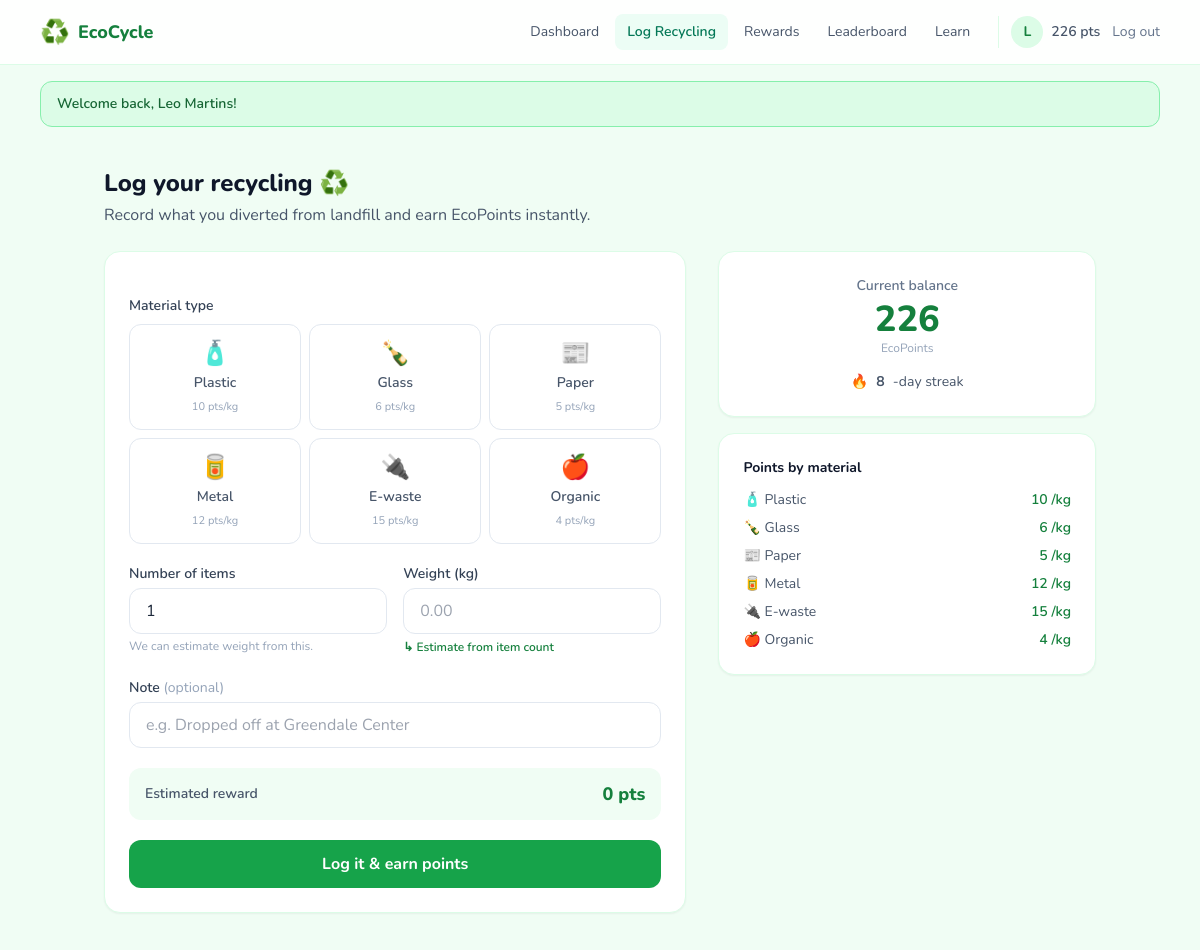
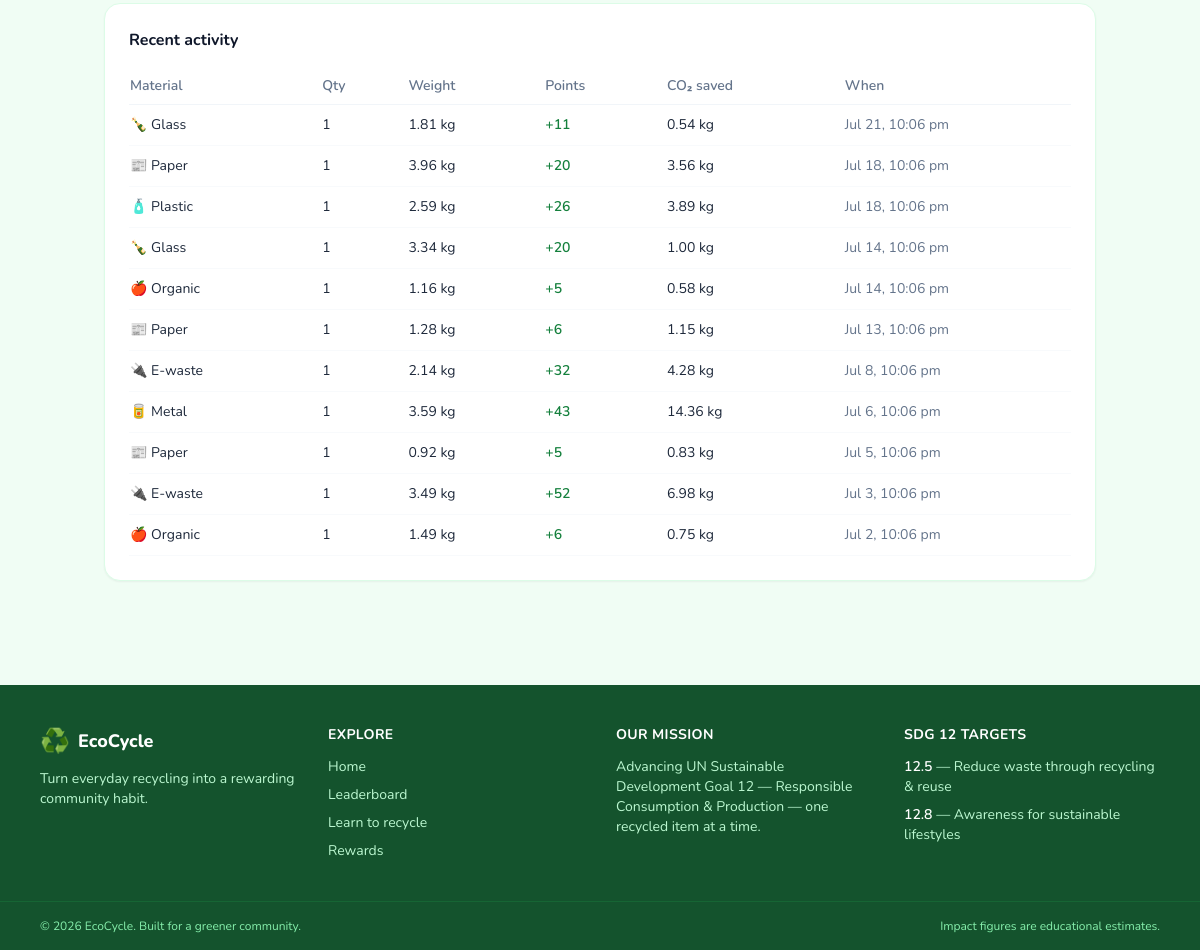
Screenshot of /log.php (signed in) with the database file from the repository (2 pictures, top to bottom).
### tables this page shows
CREATE TABLE `users` (
  `id` int(11) NOT NULL,
  `name` varchar(120) NOT NULL,
  `email` varchar(190) NOT NULL,
  `password_hash` varchar(255) NOT NULL,
  `neighborhood` varchar(120) NOT NULL DEFAULT 'Greendale',
  `points_balance` int(11) NOT NULL DEFAULT 0,
  `total_points` int(11) NOT NULL DEFAULT 0,
  `streak_count` int(11) NOT NULL DEFAULT 0,
  `last_log_date` date DEFAULT NULL,
  `is_admin` tinyint(1) NOT NULL DEFAULT 0,
  `created_at` datetime NOT NULL DEFAULT current_timestamp()
);

CREATE TABLE `recycling_logs` (
  `id` int(11) NOT NULL,
  `user_id` int(11) NOT NULL,
  `material_type` varchar(30) NOT NULL,
  `quantity` int(11) NOT NULL DEFAULT 1,
  `weight_kg` decimal(8,2) NOT NULL DEFAULT 0.00,
  `points_awarded` int(11) NOT NULL DEFAULT 0,
  `co2_saved_kg` decimal(8,2) NOT NULL DEFAULT 0.00,
  `verification_status` enum('verified','pending') NOT NULL DEFAULT 'verified',
  `note` varchar(255) DEFAULT NULL,
  `created_at` datetime NOT NULL DEFAULT current_timestamp()
);

### includes/functions.php (called while the page is built, shortened)
<?php
require_once __DIR__ . '/../config/config.php';
function materials(): array
{
    return [
        'plastic' => ['label' => 'Plastic',  'icon' => '🧴', 'points_per_kg' => 10, 'co2_per_kg' => 1.50, 'avg_item_kg' => 0.04],
        'glass'   => ['label' => 'Glass',    'icon' => '🍾', 'points_per_kg' => 6,  'co2_per_kg' => 0.30, 'avg_item_kg' => 0.40],
        'paper'   => ['label' => 'Paper',    'icon' => '📰', 'points_per_kg' => 5,  'co2_per_kg' => 0.90, 'avg_item_kg' => 0.10],
        'metal'   => ['label' => 'Metal',    'icon' => '🥫', 'points_per_kg' => 12, 'co2_per_kg' => 4.00, 'avg_item_kg' => 0.03],
        'ewaste'  => ['label' => 'E-waste',  'icon' => '🔌', 'points_per_kg' => 15, 'co2_per_kg' => 2.00, 'avg_item_kg' => 0.30],
        'organic' => ['label' => 'Organic',  'icon' => '🍎', 'points_per_kg' => 4,  'co2_per_kg' => 0.50, 'avg_item_kg' => 0.25],
    ];
}
function isLoggedIn(): bool
{
    return isset($_SESSION['user_id']);
}
function currentUser(): ?array
{
    static $cached = null;
    if ($cached !== null) {
        return $cached;
    }
    $stmt = db()->prepare('SELECT * FROM users WHERE id = ?');
    $stmt->execute([$_SESSION['user_id']]);
    $user = $stmt->fetch();
    $cached = $user ?: null;
    return $cached;
}
function isAdmin(): bool
{
    $user = currentUser();
    return $user !== null && (int) ($user['is_admin'] ?? 0) === 1;
}
function e(?string $value): string
{
    return htmlspecialchars((string) $value, ENT_QUOTES, 'UTF-8');
}
function num($value, int $decimals = 0): string
{
    return number_format((float) $value, $decimals);
}
function takeFlashes(): array
{
    $flashes = $_SESSION['flash'] ?? [];
    return $flashes;
}

### config/config.php (called while the page is built, shortened)
<?php
function db(bool $withDatabase = true): PDO
{
    static $pdo = null;
    if ($pdo instanceof PDO && $withDatabase) {
        return $pdo;
    }
    $dsn = sprintf('mysql:host=%s;port=%s;charset=utf8mb4', DB_HOST, DB_PORT);
    if ($withDatabase) {
        $dsn = sprintf('mysql:host=%s;port=%s;dbname=%s;charset=utf8mb4', DB_HOST, DB_PORT, DB_NAME);
    }
    $options = [
        PDO::ATTR_ERRMODE            => PDO::ERRMODE_EXCEPTION,
        PDO::ATTR_DEFAULT_FETCH_MODE => PDO::FETCH_ASSOC,
        PDO::ATTR_EMULATE_PREPARES   => false,
    ];
    $connection = new PDO($dsn, DB_USER, DB_PASS, $options);
    return $connection;
}

### log.php (the view, shortened to what this page needs)
<?php
require_once __DIR__ . '/includes/functions.php';
$user      = currentUser();
$catalogue = materials();
$histStmt = db()->prepare(
    'SELECT * FROM recycling_logs WHERE user_id = ? ORDER BY created_at DESC LIMIT 25'
);
$histStmt->execute([$user['id']]);
$history = $histStmt->fetchAll();
require __DIR__ . '/includes/header.php';
?>
<section class="max-w-5xl mx-auto px-4 py-10">
    <h1 class="text-2xl font-extrabold text-slate-900">Log your recycling ♻️</h1>
    <p class="mt-1 text-slate-600">Record what you diverted from landfill and earn EcoPoints instantly.</p>
    <div class="mt-6 grid gap-8 lg:grid-cols-5">
        <form method="post" id="logForm" class="lg:col-span-3 bg-white rounded-2xl shadow-sm border border-eco-100 p-6 space-y-5" novalidate>
            <div>
                <span class="block text-sm font-semibold text-slate-700 mb-2">Material type</span>
                <div class="grid grid-cols-3 gap-2" role="radiogroup" aria-label="Material type">
                    <?php foreach ($catalogue as $key => $meta): ?>
                        <label class="cursor-pointer">
                            <span class="flex flex-col items-center gap-1 rounded-xl border border-slate-200 py-3 text-center text-sm font-semibold text-slate-600 peer-checked:border-eco-500 peer-checked:bg-eco-50 peer-checked:text-eco-700 hover:border-eco-300 transition">
                                <span class="text-2xl" aria-hidden="true"><?= $meta['icon'] ?></span>
                                <?= e($meta['label']) ?>
                                <span class="text-[11px] font-normal text-slate-400"><?= $meta['points_per_kg'] ?> pts/kg</span>
                            </span>
                        </label>
                    <?php endforeach; ?>
                </div>
            </div>
            <div class="grid sm:grid-cols-2 gap-4">
                <div>
                    <label for="quantity" class="block text-sm font-semibold text-slate-700">Number of items</label>
                    <input id="quantity" name="quantity" type="number" min="1" value="1"
                           class="mt-1 w-full rounded-xl border border-slate-200 px-4 py-2.5 focus:border-eco-500 focus:ring-eco-500">
                    <p class="mt-1 text-xs text-slate-400">We can estimate weight from this.</p>
                </div>
                <div>
                    <label for="weight_kg" class="block text-sm font-semibold text-slate-700">Weight (kg)</label>
                    <input id="weight_kg" name="weight_kg" type="number" step="0.01" min="0.01" required placeholder="0.00"
                           class="mt-1 w-full rounded-xl border border-slate-200 px-4 py-2.5 focus:border-eco-500 focus:ring-eco-500">
                    <button type="button" id="estimateBtn" class="mt-1 text-xs font-semibold text-eco-700 hover:underline">↳ Estimate from item count</button>
                </div>
            </div>
            <div>
                <label for="note" class="block text-sm font-semibold text-slate-700">Note <span class="font-normal text-slate-400">(optional)</span></label>
                <input id="note" name="note" type="text" maxlength="255" placeholder="e.g. Dropped off at Greendale Center"
                       class="mt-1 w-full rounded-xl border border-slate-200 px-4 py-2.5 focus:border-eco-500 focus:ring-eco-500">
            </div>
            <div class="flex items-center justify-between bg-eco-50 rounded-xl px-4 py-3">
                <span class="text-sm font-semibold text-slate-600">Estimated reward</span>
                <span class="text-lg font-extrabold text-eco-700"><span id="pointsPreview">0</span> pts</span>
            </div>
            <button type="submit" class="w-full py-3 rounded-xl bg-eco-600 text-white font-bold hover:bg-eco-700 transition">Log it &amp; earn points</button>
        </form>
        <aside class="lg:col-span-2 space-y-4">
            <div class="bg-white rounded-2xl shadow-sm border border-eco-100 p-6 text-center">
                <div class="text-sm font-semibold text-slate-500">Current balance</div>
                <div class="mt-1 text-4xl font-extrabold text-eco-700"><?= num($user['points_balance']) ?></div>
                <div class="text-xs text-slate-400">EcoPoints</div>
                <div class="mt-4 flex items-center justify-center gap-2 text-sm text-slate-600">
                    🔥 <span class="font-bold"><?= (int) $user['streak_count'] ?></span>-day streak
                </div>
            </div>
            <div class="bg-white rounded-2xl shadow-sm border border-eco-100 p-6">
                <h2 class="font-bold text-slate-900 text-sm">Points by material</h2>
                <ul class="mt-3 space-y-2 text-sm">
                    <?php foreach ($catalogue as $meta): ?>
                        <li class="flex items-center justify-between">
                            <span class="text-slate-600"><span aria-hidden="true"><?= $meta['icon'] ?></span> <?= e($meta['label']) ?></span>
                            <span class="font-semibold text-eco-700"><?= $meta['points_per_kg'] ?> /kg</span>
                        </li>
                    <?php endforeach; ?>
                </ul>
            </div>
        </aside>
    </div>
    <div class="mt-10 bg-white rounded-2xl shadow-sm border border-eco-100 p-6">
        <h2 class="font-bold text-slate-900">Recent activity</h2>
        <?php if (!$history): ?>
            <p class="mt-3 text-sm text-slate-500">No entries yet — log your first item above to earn the <strong>First Steps</strong> badge! 🌱</p>
        <?php else: ?>
            <div class="mt-4 overflow-x-auto">
                <table class="w-full text-sm">
                    <thead>
                        <tr class="text-left text-slate-500 border-b border-slate-100">
                            <th class="py-2 pr-4 font-semibold">Material</th>
                            <th class="py-2 pr-4 font-semibold">Qty</th>
                            <th class="py-2 pr-4 font-semibold">Weight</th>
                            <th class="py-2 pr-4 font-semibold">Points</th>
                            <th class="py-2 pr-4 font-semibold">CO₂ saved</th>
                            <th class="py-2 font-semibold">When</th>
                        </tr>
                    </thead>
                    <tbody>
                        <?php foreach ($history as $row): $m = $catalogue[$row['material_type']] ?? ['icon' => '♻️', 'label' => $row['material_type']]; ?>
                            <tr class="border-b border-slate-50">
                                <td class="py-2.5 pr-4"><span aria-hidden="true"><?= $m['icon'] ?></span> <?= e($m['label']) ?><?php if ($row['note']): ?><div class="text-xs text-slate-400"><?= e($row['note']) ?></div><?php endif; ?></td>
                                <td class="py-2.5 pr-4"><?= (int) $row['quantity'] ?></td>
                                <td class="py-2.5 pr-4"><?= num($row['weight_kg'], 2) ?> kg</td>
                                <td class="py-2.5 pr-4 font-semibold text-eco-700">+<?= num($row['points_awarded']) ?></td>
                                <td class="py-2.5 pr-4"><?= num($row['co2_saved_kg'], 2) ?> kg</td>
                                <td class="py-2.5 text-slate-500"><?= e(date('M j, g:i a', strtotime($row['created_at']))) ?></td>
                            </tr>
                        <?php endforeach; ?>
                    </tbody>
                </table>
            </div>
        <?php endif; ?>
    </div>
</section>
<?php require __DIR__ . '/includes/footer.php'; ?>

### includes/header.php (shortened to what this page needs)
<?php
require_once __DIR__ . '/functions.php';
$user   = currentUser();
$active = basename($_SERVER['PHP_SELF']);
function navLink(string $href, string $label, string $active): string
{
    $isActive = $active === $href;
    $classes  = $isActive
        ? 'text-emerald-700 bg-emerald-50 font-semibold'
        : 'text-slate-600 hover:text-emerald-700 hover:bg-emerald-50';
    return '<a href="' . $href . '" class="px-3 py-2 rounded-lg text-sm transition ' . $classes . '">' . e($label) . '</a>';
}
?>
<!DOCTYPE html>
<html lang="en" class="scroll-smooth">
<head>
    <script src="https://cdn.tailwindcss.com"></script>
    <link rel="stylesheet" href="assets/css/style.css">
</head>
<body class="min-h-screen bg-eco-50 text-slate-800 font-sans antialiased flex flex-col">
<header class="sticky top-0 z-40 bg-white/90 backdrop-blur border-b border-eco-100">
    <nav class="max-w-6xl mx-auto px-4 h-16 flex items-center justify-between" aria-label="Main navigation">
        <a href="index.php" class="flex items-center gap-2 font-extrabold text-lg text-eco-700">
            <span class="text-2xl" aria-hidden="true">♻️</span> <?= e(APP_NAME) ?>
        </a>
        <div id="navMenu" class="hidden md:flex items-center gap-1 absolute md:static top-16 left-0 right-0 bg-white md:bg-transparent border-b md:border-0 border-eco-100 px-4 md:px-0 py-3 md:py-0 flex-col md:flex-row shadow md:shadow-none">
            <?php if ($user): ?>
                <?= navLink('dashboard.php', 'Dashboard', $active) ?>
                <?= navLink('log.php', 'Log Recycling', $active) ?>
                <?= navLink('rewards.php', 'Rewards', $active) ?>
                <?= navLink('leaderboard.php', 'Leaderboard', $active) ?>
                <?= navLink('learn.php', 'Learn', $active) ?>
                <div class="flex items-center gap-3 md:ml-3 mt-2 md:mt-0 md:pl-3 md:border-l border-eco-100">
                    <a href="profile.php" class="flex items-center gap-2 text-sm text-slate-600 hover:text-eco-700">
                        <span class="w-8 h-8 rounded-full bg-eco-100 text-eco-700 grid place-items-center font-bold" aria-hidden="true"><?= e(strtoupper(substr($user['name'], 0, 1))) ?></span>
                        <span class="font-semibold"><?= num($user['points_balance']) ?> pts</span>
                    </a>
                    <a href="logout.php" class="text-sm text-slate-500 hover:text-red-600">Log out</a>
                </div>
            <?php endif; ?>
        </div>
    </nav>
</header>
<main id="main" class="flex-1 w-full">
<?php foreach (takeFlashes() as $flash):
    $palette = [
        'success' => 'bg-eco-100 text-eco-800 border-eco-300',
        'error'   => 'bg-red-50 text-red-700 border-red-200',
        'info'    => 'bg-sky-50 text-sky-700 border-sky-200',
    ][$flash['type']] ?? 'bg-slate-50 text-slate-700 border-slate-200';
?>
    <div class="max-w-6xl mx-auto px-4 pt-4">
        <div class="border <?= $palette ?> rounded-xl px-4 py-3 text-sm font-semibold" role="status"><?= e($flash['message']) ?></div>
    </div>
<?php endforeach; ?>

### assets/css/style.css (style rules this page uses)
:root { color-scheme: light; }

### rows the page displays
users: name "L", points_balance "226", streak_count "8"
recycling_logs: material_type "🍾", material_type "Glass", quantity "1", weight_kg "1.81", points_awarded "11", co2_saved_kg "0.54", created_at "Jul 21, 10:06 pm"
recycling_logs: material_type "📰", material_type "Paper", quantity "1", weight_kg "3.96", points_awarded "20", co2_saved_kg "3.56", created_at "Jul 18, 10:06 pm"
recycling_logs: material_type "🧴", material_type "Plastic", quantity "1", weight_kg "2.59", points_awarded "26", co2_saved_kg "3.89", created_at "Jul 18, 10:06 pm"
recycling_logs: material_type "🍾", material_type "Glass", quantity "1", weight_kg "3.34", points_awarded "20", co2_saved_kg "1.00", created_at "Jul 14, 10:06 pm"
recycling_logs: material_type "🍎", material_type "Organic", quantity "1", weight_kg "1.16", points_awarded "5", co2_saved_kg "0.58", created_at "Jul 14, 10:06 pm"
recycling_logs: material_type "📰", material_type "Paper", quantity "1", weight_kg "1.28", points_awarded "6", co2_saved_kg "1.15", created_at "Jul 13, 10:06 pm"
recycling_logs: material_type "🔌", material_type "E-waste", quantity "1", weight_kg "2.14", points_awarded "32", co2_saved_kg "4.28", created_at "Jul 8, 10:06 pm"
recycling_logs: material_type "🥫", material_type "Metal", quantity "1", weight_kg "3.59", points_awarded "43", co2_saved_kg "14.36", created_at "Jul 6, 10:06 pm"
recycling_logs: material_type "📰", material_type "Paper", quantity "1", weight_kg "0.92", points_awarded "5", co2_saved_kg "0.83", created_at "Jul 5, 10:06 pm"
recycling_logs: material_type "🔌", material_type "E-waste", quantity "1", weight_kg "3.49", points_awarded "52", co2_saved_kg "6.98", created_at "Jul 3, 10:06 pm"
recycling_logs: material_type "🍎", material_type "Organic", quantity "1", weight_kg "1.49", points_awarded "6", co2_saved_kg "0.75", created_at "Jul 2, 10:06 pm"

### other values shown
APP_NAME "EcoCycle"
$label "Dashboard Log Recycling Rewards Leaderboard Learn"
$flash['message'] "Welcome back, Leo Martins!"
$meta['icon'] "🧴"
$meta['label'] "Plastic"
$meta['points_per_kg'] "10"
$meta['icon'] "🍾"
$meta['label'] "Glass"
$meta['points_per_kg'] "6"
$meta['icon'] "📰"
$meta['label'] "Paper"
$meta['points_per_kg'] "5"
$meta['icon'] "🥫"
$meta['label'] "Metal"
$meta['points_per_kg'] "12"
